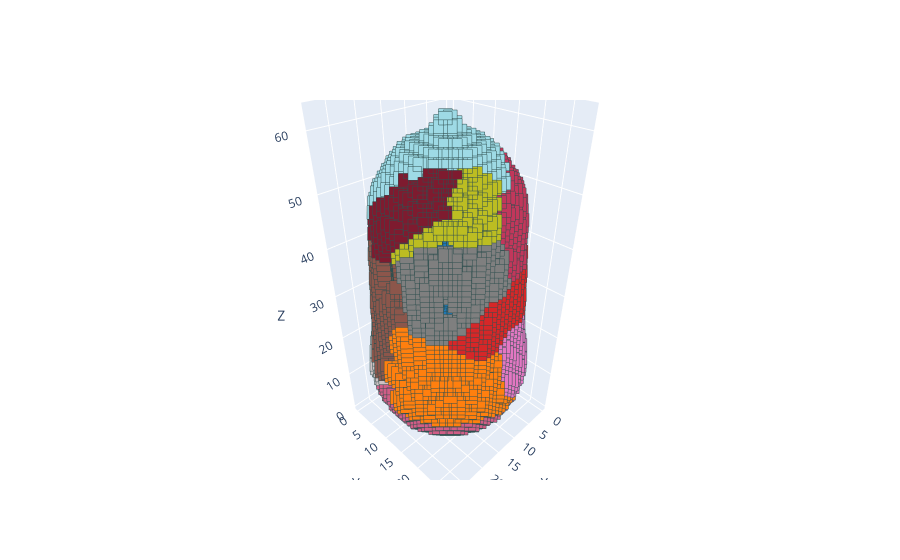

Notebook code cell kept with this figure:
### Code cell
from pyvox.parser import VoxParser
import os
import numpy as np
import plotly.graph_objects as go
# import matplotlib.pyplot as plt

# os.getcwd()
# 'e:\\pku_semesters\\year2_fall\\CV_PengShuaiWang\\8_finalProject\\MakePottery\\utils'
s = "AL_13B-n012-t1649436923"
voxel_matrix = VoxParser(f"../data/train/1/{s}.vox").parse().to_dense()

import numpy as np
import plotly.graph_objects as go

def vox_to_numpy(vox_data):
    voxel_matrix = np.zeros((32, 32, 32), dtype=bool)
    for voxel in vox_data:
        x, y, z = voxel['coords']
        voxel_matrix[x, y, z] = True
    return voxel_matrix

import numpy as np
import plotly.graph_objects as go

def visualize_voxel_matrix(voxel_matrix):
    # 创建一个字典来存储每个值的颜色
    colors = ['white','#ceabb2', '#d05d86', '#7e1b2f', '#c1375b', '#cdc1c3',
              '#e377c2', '#7f7f7f', '#bcbd22', '#1f77b4', '#9edae5',
              '#d62728', '#ff7f0e', '#8c564b', '#56b4e9', '#c7c7c7']

    x, y, z = np.where(voxel_matrix)
    
    # 创建一个列表来存储每个散点的颜色
    marker_colors = []

    # 遍历数组中的每个元素，将每个元素的颜色添加到列表中
    for i in range(voxel_matrix.shape[0]):
        for j in range(voxel_matrix.shape[1]):
            for k in range(voxel_matrix.shape[2]):
                if voxel_matrix[i, j, k]:
                    marker_colors.append(colors[voxel_matrix[i, j, k]])

    # 使用scatter3d函数可视化数组
    fig = go.Figure(data=go.Scatter3d(x=x, y=y, z=z, mode='markers', marker=dict(size=5, symbol='square', color=marker_colors, line=dict(width=2, color='DarkSlateGrey',))))
    fig.update_layout(scene=dict(xaxis_title='X', yaxis_title='Y', zaxis_title='Z'), legend=dict(orientation="h"))
    fig.show()


# 示例：将VOX数据转换为np.ndarray类型，并使用plotly可视化
visualize_voxel_matrix(voxel_matrix)

### Figure 1 — Plotly figure (JSON) as saved in the notebook; plotly's stock layout.template omitted (floating-point values rounded to 4 significant figures; data arrays with more than 128 entries replaced by an {"elided": "..."} marker saying what was removed)
{"data": [{"marker": {"color": {"elided": "5681 str values"}, "line": {"color": "DarkSlateGrey", "width": 2}, "size": 5, "symbol": "square"}, "mode": "markers", "type": "scatter3d", "x": {"elided": "5681 int values"}, "y": {"elided": "5681 int values"}, "z": {"elided": "5681 int values"}}], "layout": {"legend": {"orientation": "h"}, "scene": {"xaxis": {"title": {"text": "X"}}, "yaxis": {"title": {"text": "Y"}}, "zaxis": {"title": {"text": "Z"}}}}}
